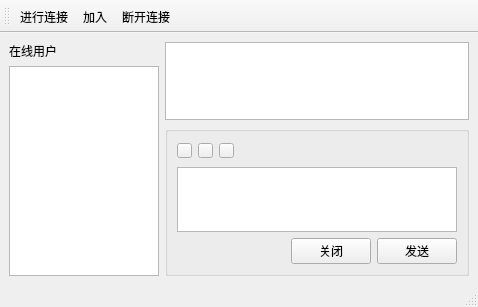
<?xml version="1.0" encoding="UTF-8"?>
<ui version="4.0">
 <class>MainWindow</class>
 <widget class="QMainWindow" name="MainWindow">
  <property name="geometry">
   <rect>
    <x>0</x>
    <y>0</y>
    <width>478</width>
    <height>307</height>
   </rect>
  </property>
  <property name="windowTitle">
   <string>MainWindow</string>
  </property>
  <widget class="QWidget" name="centralwidget">
   <layout class="QGridLayout" name="gridLayout_2">
    <item row="0" column="0" rowspan="2">
     <layout class="QVBoxLayout" name="verticalLayout_2">
      <item>
       <widget class="QLabel" name="label">
        <property name="maximumSize">
         <size>
          <width>150</width>
          <height>16777215</height>
         </size>
        </property>
        <property name="text">
         <string>在线用户</string>
        </property>
       </widget>
      </item>
      <item>
       <widget class="QPlainTextEdit" name="editUsers">
        <property name="maximumSize">
         <size>
          <width>150</width>
          <height>16777215</height>
         </size>
        </property>
       </widget>
      </item>
     </layout>
    </item>
    <item row="0" column="1">
     <widget class="QListWidget" name="editMsg">
      <property name="autoScroll">
       <bool>true</bool>
      </property>
      <property name="showDropIndicator" stdset="0">
       <bool>false</bool>
      </property>
      <property name="selectionMode">
       <enum>QAbstractItemView::NoSelection</enum>
      </property>
     </widget>
    </item>
    <item row="1" column="1">
     <widget class="QGroupBox" name="groupBox">
      <property name="maximumSize">
       <size>
        <width>16777215</width>
        <height>150</height>
       </size>
      </property>
      <property name="title">
       <string/>
      </property>
      <layout class="QGridLayout" name="gridLayout">
       <item row="0" column="0">
        <layout class="QHBoxLayout" name="horizontalLayout_2">
         <item>
          <widget class="QPushButton" name="btn_expression">
           <property name="maximumSize">
            <size>
             <width>15</width>
             <height>15</height>
            </size>
           </property>
           <property name="text">
            <string/>
           </property>
          </widget>
         </item>
         <item>
          <widget class="QPushButton" name="null1">
           <property name="maximumSize">
            <size>
             <width>15</width>
             <height>15</height>
            </size>
           </property>
           <property name="text">
            <string/>
           </property>
          </widget>
         </item>
         <item>
          <widget class="QPushButton" name="null2">
           <property name="maximumSize">
            <size>
             <width>15</width>
             <height>15</height>
            </size>
           </property>
           <property name="text">
            <string/>
           </property>
          </widget>
         </item>
        </layout>
       </item>
       <item row="0" column="1">
        <spacer name="horizontalSpacer_2">
         <property name="orientation">
          <enum>Qt::Horizontal</enum>
         </property>
         <property name="sizeHint" stdset="0">
          <size>
           <width>196</width>
           <height>20</height>
          </size>
         </property>
        </spacer>
       </item>
       <item row="1" column="0" colspan="2">
        <layout class="QVBoxLayout" name="verticalLayout">
         <item>
          <widget class="QPlainTextEdit" name="editSend">
           <property name="maximumSize">
            <size>
             <width>16777215</width>
             <height>150</height>
            </size>
           </property>
           <property name="font">
            <font>
             <pointsize>11</pointsize>
            </font>
           </property>
          </widget>
         </item>
         <item>
          <layout class="QHBoxLayout" name="horizontalLayout">
           <item>
            <spacer name="horizontalSpacer">
             <property name="orientation">
              <enum>Qt::Horizontal</enum>
             </property>
             <property name="sizeHint" stdset="0">
              <size>
               <width>40</width>
               <height>20</height>
              </size>
             </property>
            </spacer>
           </item>
           <item>
            <widget class="QPushButton" name="btn_close">
             <property name="text">
              <string>关闭</string>
             </property>
            </widget>
           </item>
           <item>
            <widget class="QPushButton" name="btn_send">
             <property name="text">
              <string>发送</string>
             </property>
            </widget>
           </item>
          </layout>
         </item>
        </layout>
       </item>
      </layout>
     </widget>
    </item>
   </layout>
  </widget>
  <widget class="QToolBar" name="toolBar">
   <property name="windowTitle">
    <string>toolBar</string>
   </property>
   <attribute name="toolBarArea">
    <enum>TopToolBarArea</enum>
   </attribute>
   <attribute name="toolBarBreak">
    <bool>false</bool>
   </attribute>
   <addaction name="actConnect"/>
   <addaction name="actLogin"/>
   <addaction name="actDisconnect"/>
  </widget>
  <widget class="QStatusBar" name="statusBar"/>
  <action name="actConnect">
   <property name="text">
    <string>进行连接</string>
   </property>
   <property name="toolTip">
    <string>进行连接</string>
   </property>
   <property name="menuRole">
    <enum>QAction::NoRole</enum>
   </property>
  </action>
  <action name="actLogin">
   <property name="text">
    <string>加入</string>
   </property>
   <property name="toolTip">
    <string>加入</string>
   </property>
   <property name="menuRole">
    <enum>QAction::NoRole</enum>
   </property>
  </action>
  <action name="actDisconnect">
   <property name="text">
    <string>断开连接</string>
   </property>
   <property name="toolTip">
    <string>断开连接</string>
   </property>
   <property name="menuRole">
    <enum>QAction::NoRole</enum>
   </property>
  </action>
 </widget>
 <resources/>
 <connections/>
</ui>
